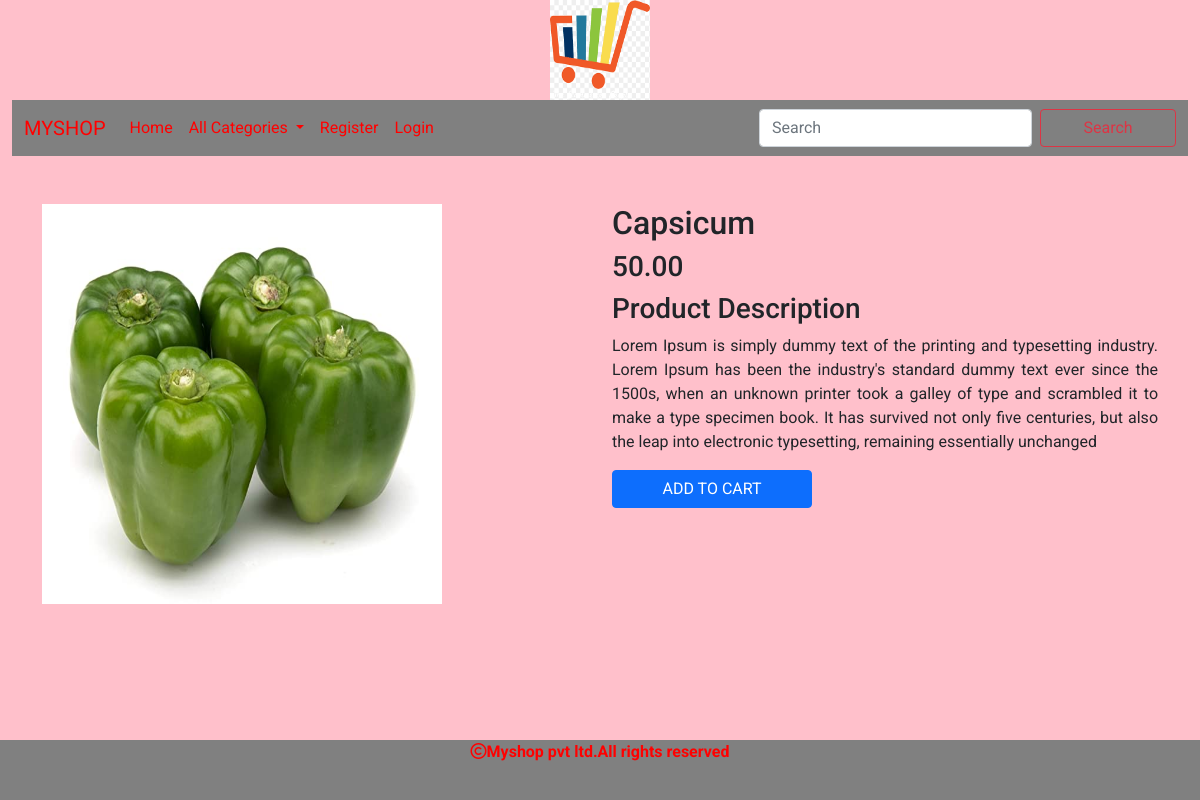
/prodetail/Capsicum, run on the app's committed database.
### shop/models.py (models this page shows, shortened)
class Product(models.Model):
    name=models.CharField(max_length=200,unique=True)
    slug=models.SlugField(max_length=250,unique=True)
    description=models.TextField(blank=True)
    price=models.DecimalField(max_digits=10,decimal_places=2)
    category=models.ForeignKey(Category,on_delete=models.CASCADE)
    image=models.ImageField(upload_to='img/products',null=True,blank=True)
    stock=models.IntegerField()
    available=models.BooleanField(default=True)
    created=models.DateTimeField(auto_now_add=True)
    updated=models.DateTimeField(auto_now=True)

### shop/views.py (the view)
# urls.py: path('prodetail/<slug:p>',views.prodetail,name="prodetail"),
def prodetail(request,p):
    p=Product.objects.get(slug=p)
    return render(request,'detail.html',{'p':p})

### cart/context_processors.py (called while the page is built, shortened)
def counter(request):
    item_count=0
    return {'item_count':item_count}

### shop/context_processors.py (called while the page is built)
def menu_links(request):
    links=Category.objects.all()
    return {'links':links}

### templates/detail.html
{% extends 'base.html' %}
{% load static %}
{% block content %}
<div class="container" style="margin-bottom:100px;">
  <div class="row">
   <div class="col-sm-6 mt-5">
     <img src="{{p.image.url}}" height="400px" width="400px">
     </div>
    <div class="col-sm-6 mt-5">
      <h2>{{p.name}}</h2>
      <h3>{{p.price}}</h3>
      <h3>Product Description</h3>
      <p style="text-align:justify">{{p.description}}</p>
      {% if p.stock <= 0 %}
      <h2>Out of Stock</h2>
      {% else %}
      <a href="{% url 'cart:add_cart' p.id %}" class="btn btn-primary">ADD TO CART</a>
      {% endif %}
                  </div>
      </div>
    </div>
{% endblock %}

### static/css/custom.css (style rules this page uses)
body { background-color:pink; font-family: 'Roboto', sans-serif; }
.btn { width:200px; }

### data on the page
Product: image (picture), name "Capsicum", price "50.00", description "Lorem Ipsum is simply dummy text of the printing and typesetting industry. Lorem Ipsum has been the industry's standard dummy text ever since the 1500s, when an unknown printer took a galley of type and scrambled it to make a type specimen book. It has survived not only five centuries, but also the leap into electronic typesetting, remaining essentially unchanged"
